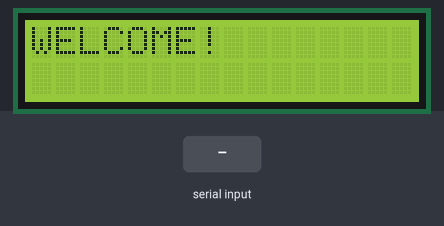
Bench run of a sketch on a simulated Arduino Uno, built with avr-gcc and run on an emulated ATmega328P. On the bench: 16×2 character LCD. The inputs (shaded band) are chosen by the test bench.

Above: at 1.2 s.
1.3 s: "c" received over the second serial link
At 4.2 s:
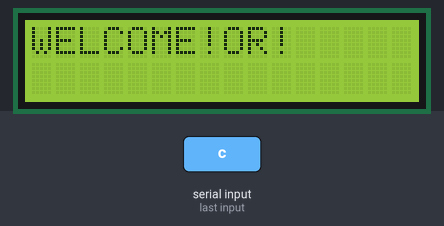
4.5 s: "i" received over the second serial link
At 6.7 s:
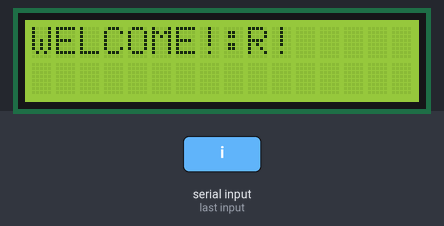
7.5 s: "p" received over the second serial link
At 8.4 s:
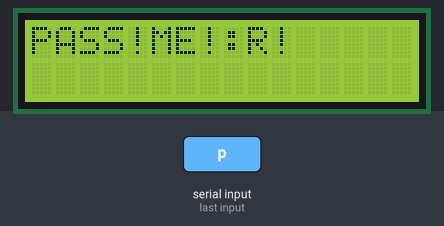
10.5 s: "w" received over the second serial link
At 11.8 s:
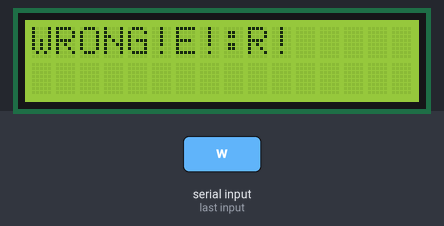
Timing chart, 0 to 13.5 s (numbered marks = the images above; inputs shaded):
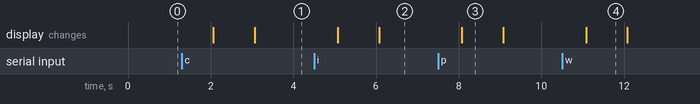

Measured:
- after the input at 1.3 s, the display: first changes after 0.77 s (image 1 shows a later state)
- after the input at 4.5 s, the display: first changes after 0.57 s (image 2 shows a later state)
- after the input at 7.5 s, the display: changes after 0.58 s (image 3)
- after the input at 10.5 s, the display: changes after 0.58 s (image 4)
- what the display in image 3 shows lasts 1.0 s, from 8.1 s to 9.1 s

The sketch:

main_UNO.ino
```cpp
/* UNO Serial & LCD setting */
#include <LiquidCrystal.h>
#include <SoftwareSerial.h>

SoftwareSerial mySerial(1, 0);     // uno RX, TX

// LCD 初始化
const int rs = 8, en = 9, d4 = 4, d5 = 5, d6 = 6, d7 = 7;
LiquidCrystal lcd(rs, en, d4, d5, d6, d7);

void lcd_Init() {
    lcd.begin(16, 2);
}

// LCD 功能函数
void lcd_WelcomeDisplay() {
    /* Default */
    lcd.setCursor(0, 0);
    lcd.print("WELCOME!");
}

void lcd_InputPasswordDisplay() {
    /* i */
    lcd.setCursor(0, 0);
    lcd.print("PASSWORD:");
}

void lcd_WrongDisplay() {
    /* w */
    lcd.setCursor(0, 0);
    lcd.print("WRONG!");
}

void lcd_PassgDisplay() {
    /* p */
    lcd.setCursor(0, 0);
    lcd.print("PASS!");
}

void lcd_RFIDErrorDisplay() {
    /* c */
    lcd.setCursor(0, 0);
    lcd.print("CARD ERROR!");
}

void setup() {
    lcd_Init();
    mySerial.begin(9600);
}

void loop() {
    lcd_WelcomeDisplay();
    char input = mySerial.read();
    switch (input) {
        case 'p': {
            lcd_PassgDisplay();
            break;
        }
        case 'w': {
            lcd_WrongDisplay();
            break;
        }
        case 'i': {
            lcd_InputPasswordDisplay();
            break;
        }
        case 'c': {
            lcd_RFIDErrorDisplay();
            break;
        }
        default : {}
    }
    delay(1000);
}
```
